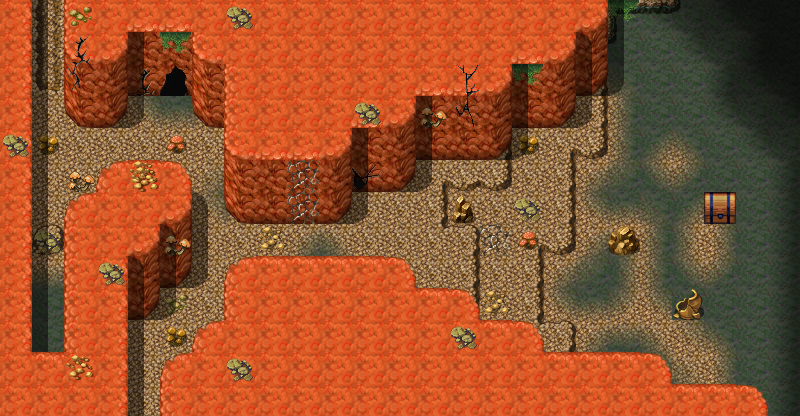

This is a level from a 2D game, rendered from its Tiled map with the project's own tilesets. A one-line summary and the map file follow, with tile-layer data summarised:
An orthogonal 25x13 tile map with 32x32 px tiles, 3 tile layers (Ground, Objects, Above), 1 hidden layer not drawn, 12 tilesets and 7 objects (4x spawn, 2x mapchange, container).

<map version="1.0" orientation="orthogonal" width="25" height="13" tilewidth="32" tileheight="32">
    <tileset firstgid="1" name="map_16" tilewidth="32" tileheight="32">
        <image source="../drawable/map_16.png" />
    </tileset>
    <tileset firstgid="65" name="map_38" tilewidth="32" tileheight="32">
        <image source="../drawable/map_38.png" />
    </tileset>
    <tileset firstgid="129" name="map_0" tilewidth="32" tileheight="32">
        <image source="../drawable/map_0.png" />
    </tileset>
    <tileset firstgid="193" name="map_18" tilewidth="32" tileheight="32">
        <image source="../drawable/map_18.png" />
    </tileset>
    <tileset firstgid="257" name="map_6" tilewidth="32" tileheight="32">
        <image source="../drawable/map_6.png" />
    </tileset>
    <tileset firstgid="321" name="map_9" tilewidth="32" tileheight="32">
        <image source="../drawable/map_9.png" />
    </tileset>
    <tileset firstgid="385" name="map_1" tilewidth="32" tileheight="32">
        <image source="../drawable/map_1.png" />
    </tileset>
    <tileset firstgid="449" name="map_5" tilewidth="32" tileheight="32">
        <image source="../drawable/map_5.png" />
    </tileset>
    <tileset firstgid="513" name="map_2" tilewidth="32" tileheight="32">
        <image source="../drawable/map_2.png" />
    </tileset>
    <tileset firstgid="577" name="map_3" tilewidth="32" tileheight="32">
        <image source="../drawable/map_3.png" />
    </tileset>
    <tileset firstgid="641" name="map_10" tilewidth="32" tileheight="32">
        <image source="../drawable/map_10.png" />
    </tileset>
    <tileset firstgid="705" name="map_23" tilewidth="32" tileheight="32">
        <image source="../drawable/map_23.png" />
    </tileset>
    <layer name="Ground" width="25" height="13">
        <data>[325 cells, 325 non-empty, 25 distinct tile ids]</data>
    </layer>
    <layer name="Objects" width="25" height="13">
        <data>[325 cells, 120 non-empty, 46 distinct tile ids]</data>
    </layer>
    <layer name="Above" width="25" height="13">
        <data>[325 cells, 59 non-empty, 12 distinct tile ids]</data>
    </layer>
    <layer name="Walkable" width="25" height="13" visible="0">
        <data>[325 cells, 231 non-empty, 1 distinct tile ids]</data>
    </layer>
    <objectgroup name="Mapevents" visible="0">
        <object name="south" type="mapchange" x="128" y="384" width="32" height="32">
            <properties>
                <property name="map" value="bogsten4" />
                <property name="place" value="north" />
            </properties>
        </object>
        <object name="north" type="mapchange" x="32" y="0" width="32" height="32">
            <properties>
                <property name="map" value="mushroom_m2_2" />
                <property name="place" value="south" />
            </properties>
        </object>
        <object name="mushroom_m2_1_chest" type="container" x="704" y="192" width="32" height="32" />
    </objectgroup>
    <objectgroup name="Spawn" visible="0">
        <object name="cavebat1" type="spawn" x="352" y="32" width="384" height="352">
            <properties>
                <property name="quantity" value="3" />
                <property name="spawngroup" value="cavebat1" />
            </properties>
        </object>
        <object name="mid_fungi_1" type="spawn" x="32" y="96" width="224" height="192">
            <properties>
                <property name="quantity" value="3" />
                <property name="spawngroup" value="mid_fungi" />
            </properties>
        </object>
        <object name="mid_fungi_2" type="spawn" x="352" y="96" width="128" height="224">
            <properties>
                <property name="quantity" value="2" />
                <property name="spawngroup" value="mid_fungi" />
            </properties>
        </object>
        <object name="dangerous_fungi_1" type="spawn" x="416" y="128" width="128" height="192">
            <properties>
                <property name="quantity" value="2" />
                <property name="spawngroup" value="dangerous_fungi" />
            </properties>
        </object>
    </objectgroup>
    <objectgroup name="Keys" visible="0" />
</map>
